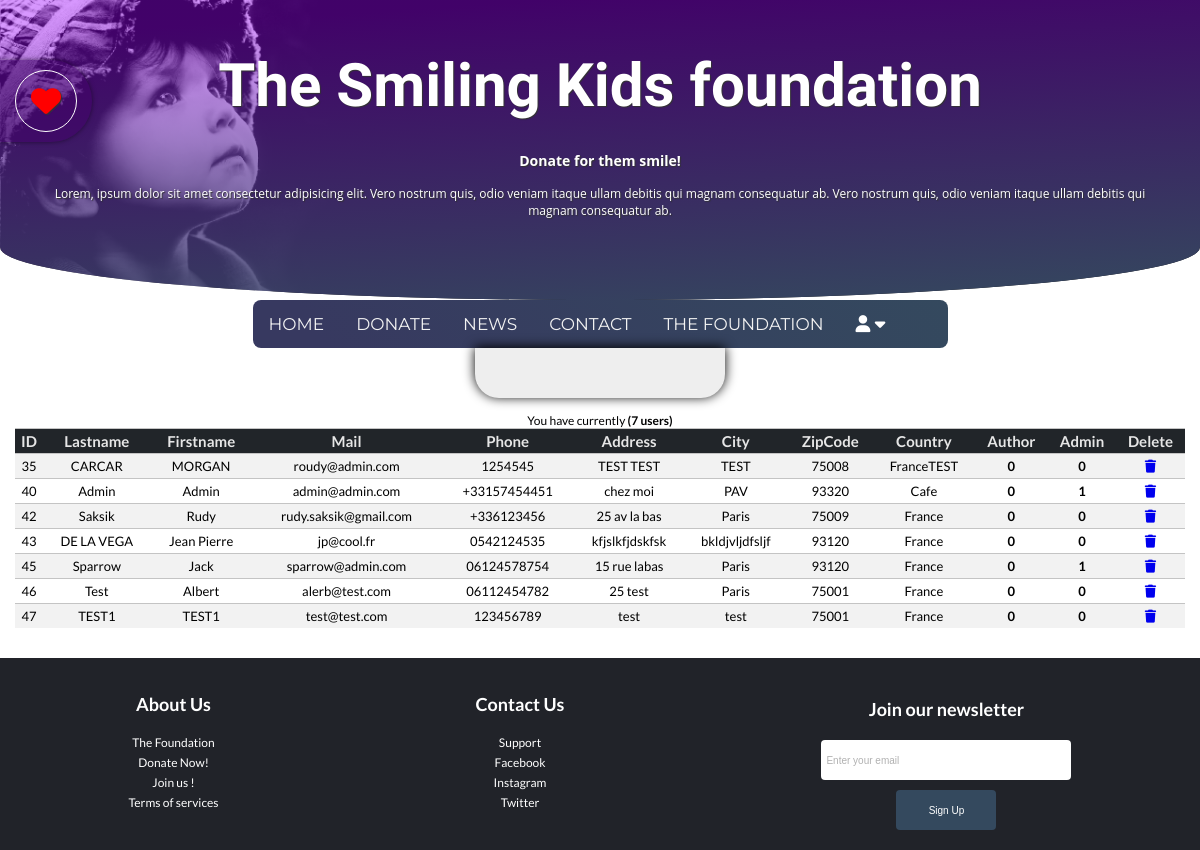
Page /show-user.php (signed in) on the committed database.
### tables this page shows
CREATE TABLE `users` (
  `id` int(11) NOT NULL,
  `mail` varchar(200) NOT NULL,
  `password` varchar(100) NOT NULL,
  `lastname` varchar(100) NOT NULL,
  `firstname` varchar(100) NOT NULL,
  `phone` varchar(20) NOT NULL,
  `address` text NOT NULL,
  `city` varchar(50) NOT NULL,
  `zipcode` int(10) NOT NULL,
  `country` varchar(50) NOT NULL,
  `isAdmin` tinyint(1) NOT NULL DEFAULT '0',
  `isAuthor` tinyint(4) NOT NULL DEFAULT '0'
);

### models/Session.php (called while the page is built, shortened)
<?php
require_once "models/User.php";
class Session {
    public static function isConnected(): bool{
        return isset($_SESSION['auth']) ?? false;
    }
}

### services/utils.php (called while the page is built, shortened)
<?php
function render(string $path, array $variables = []): void {
    extract($variables);
    require "$path.phtml";
    require dirname(__DIR__).'/views/layout.phtml';
}

### show-user.php (called while the page is built, shortened)
<?php
require_once 'services/utils.php';
require_once "models/Session.php";
require_once "models/User.php";
$pagePath = 'admin-users';
$users = new User;
$countUsers = new User;
if(empty($_POST)){
    $user = $users->findAll();
    $count = $countUsers->countAll();
}
render(__DIR__."/views/$pagePath", compact('pageTitle','user','count'));

### models/Model.php (called while the page is built, shortened)
<?php
abstract class Model
{
      protected $database;
      protected string $table;
      public function __construct() {
            try{
                  $this->database = new PDO('mysql:host=db.3wa.io;dbname=rudysaksik_Projet;charset=UTF8',
					'rudysaksik',
					'9efbf4f6e7a53515252a454952cd649f',
                  [
                        PDO::ATTR_ERRMODE => PDO::ERRMODE_EXCEPTION,
                        PDO::ATTR_DEFAULT_FETCH_MODE => PDO::FETCH_ASSOC
                  ]
                  );
            } catch(PDOException $e) {
                  echo $e->getMessage();
            }
      }
    public function findAll(): ?array {
        try {
            $query = $this->database->query("Select * from {$this->table}");
            $result = $query->fetchAll();
            return $result ?? [];
        } catch (PDOException $e) {
            echo $e->getMessage();
            die;
        }
    }
}

### models/User.php (called while the page is built, shortened)
<?php
require_once 'Model.php';
class User extends Model
{
        function countAll():int{
        try {
            $request = $this->database->prepare(
                "
                SELECT COUNT(id) AS count
                FROM users
                "
            );
            $request->execute();
            $getCounts = $request->fetch();
        } catch (PDOException $e) {
            echo $e->getMessage();
            exit();
        }
        return (int) $getCounts['count'];
        }
}

### views/admin-users.phtml (the view, shortened to what this page needs)
<?php if(Session::isConnected() && $_SESSION['auth']['role']):; ?>
<div class="flex-container-scroll">
  <table class="admin-table">
    <caption>
      You have currently
      <strong>(<?= intval($count) ;  ?> users)</strong>
    </caption>
    <thead class="thead-dark">
      <tr>
        <th>ID</th>
        <th>Lastname</th>
        <th>Firstname</th>
        <th>Mail</th>
        <th>Phone</th>
        <th>Address</th>
        <th>City</th>
        <th>ZipCode</th>
        <th>Country</th>
        <th>Author</th>
        <th>Admin</th>
        <th>Delete</th>
      </tr>
    </thead>
    <tbody>
      <?php foreach($user as $post): ?>
      <tr>
        <td>
          <?= htmlspecialchars( $post['id'] ); ?>
        </td>
        <td>
          <?= htmlspecialchars( $post['lastname'] ); ?>
        </td>
        <td>
          <?= htmlspecialchars( $post['firstname'] ); ?>
        </td>
        <td>
          <?= htmlspecialchars( $post['mail'] ); ?>
        </td>
        <td>
          <?= htmlspecialchars( $post['phone'] ); ?>
        </td>
        <td>
          <?= htmlspecialchars( $post['address'] ); ?>
        </td>
        <td>
          <?= htmlspecialchars( $post['city'] ); ?>
        </td>
        <td>
          <?= htmlspecialchars( $post['zipcode'] ); ?>
        </td>
        <td>
          <?= htmlspecialchars( $post['country'] ); ?>
        </td>
        <td>
          <strong><?= htmlspecialchars( $post['isAuthor'] );  ?></strong>
        </td>
        <td>
          <strong><?= htmlspecialchars( $post['isAdmin'] );  ?></strong>
        </td>
        <td>
          <a type="button" title="Delete user" href="delete-user.php?id=<?= intval($post['id']);?>">
            <i class="fa fa-trash" aria-hidden="true"></i>
          </a>
        </td>
      </tr>
      <?php endforeach; ?>
    </tbody>
  </table>
</div>
<?php endif ; ?>

### css/style.css (style rules this page uses)
* { padding: 0; margin: 0 auto; box-sizing: border-box; }
html { box-sizing: border-box; font-size: 62.5%; }
body { font-size: 1.2rem; font-family: "Lato"; background: white; }
a { text-decoration: none; }
.flex-container-scroll { display: flex; justify-content: center; align-items: stretch; flex-wrap: wrap; align-content: stretch; height: 100%; padding: 1.5rem; gap: 100px; border-radius: 5px; }
table.admin-table { background-color: #F2F2F2; width: 100%; height: 20rem; text-align: center; border-collapse: collapse; margin-bottom: 1.5rem; }
table.admin-table td, table.admin-table th { border-top: 1px solid #C4C4C4; padding: 0.3rem 0.2rem; }
table.admin-table tbody td { font-size: 1.3rem; }
table.admin-table tr:nth-child(even) { background: #FFFFFF; }
table.admin-table thead { background: #212529; }
table.admin-table thead th { font-size: 1.5rem; font-weight: bold; color: #E6E6E6; text-align: center; border-left: 0px solid #4A4A4A; }
table.admin-table thead th:first-child { border-left: none; }

### rows in the picture
users: id "35", lastname "CARCAR", firstname "MORGAN", mail "roudy@admin.com", phone "1254545", address "TEST TEST", city "TEST", zipcode "75008", country "FranceTEST", isAuthor "0", isAdmin "0"
users: id "40", lastname "Admin", firstname "Admin", mail "admin@admin.com", phone "+33157454451", address "chez moi", city "PAV", zipcode "93320", country "Cafe", isAuthor "0", isAdmin "1"
users: id "42", lastname "Saksik", firstname "Rudy", mail "rudy.saksik@gmail.com", phone "+336123456", address "25 av la bas", city "Paris", zipcode "75009", country "France", isAuthor "0", isAdmin "0"
users: id "43", lastname "DE LA VEGA", firstname "Jean Pierre", mail "jp@cool.fr", phone "0542124535", address "kfjslkfjdskfsk", city "bkldjvljdfsljf", zipcode "93120", country "France", isAuthor "0", isAdmin "0"
users: id "45", lastname "Sparrow", firstname "Jack", mail "sparrow@admin.com", phone "06124578754", address "15 rue labas", city "Paris", zipcode "93120", country "France", isAuthor "0", isAdmin "1"
users: id "46", lastname "Test", firstname "Albert", mail "alerb@test.com", phone "06112454782", address "25 test", city "Paris", zipcode "75001", country "France", isAuthor "0", isAdmin "0"
users: id "47", lastname "TEST1", firstname "TEST1", mail "test@test.com", phone "123456789", address "test", city "test", zipcode "75001", country "France", isAuthor "0", isAdmin "0"

### other values in the picture
$count "7"
